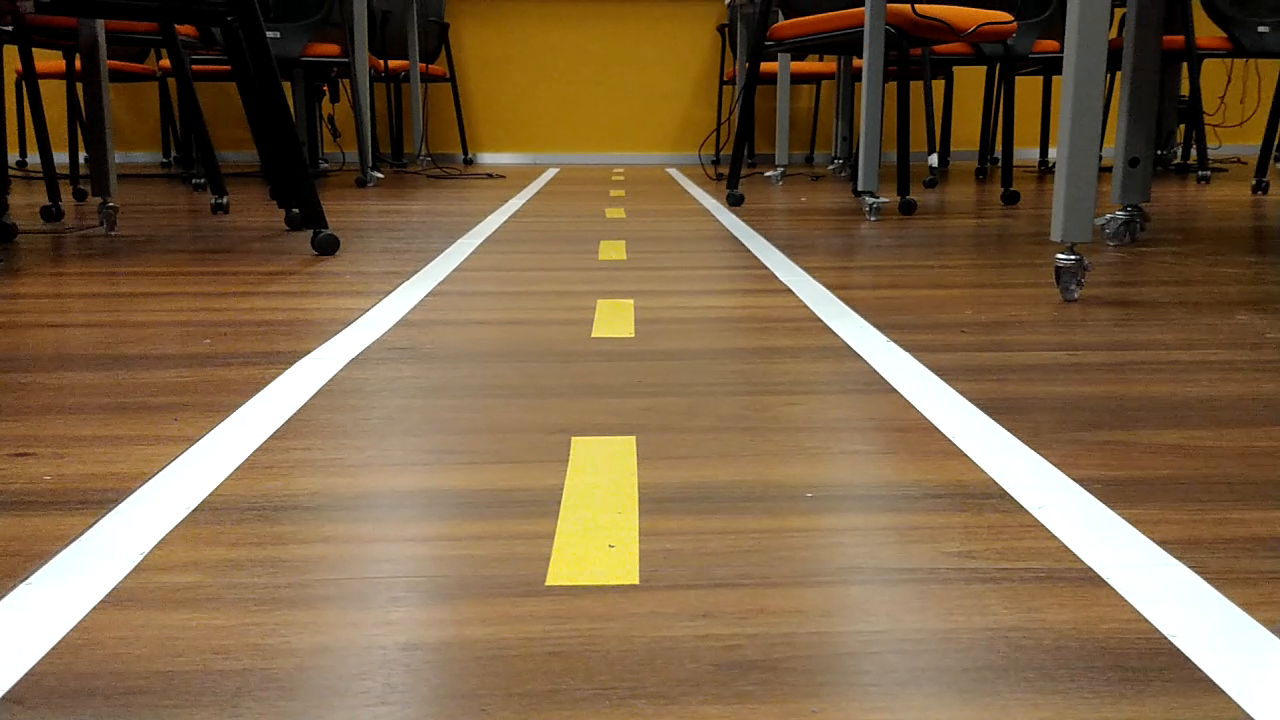
#> input picture atividade 3/teste.png, 1280 x 720 px, given in place of the camera
$ python Atividade2.py
#> lines starting #> are read from the running program, lines starting #| are printed output that depends on the picture
# -*- coding: utf-8 -*-
"""
Created on Thu Feb 20 17:05:31 2020

@author: lfcsa
"""

#!/usr/bin/python
# -*- coding: utf-8 -*-

__author__      = "Luis Filipe Carrete, Manuel Castanares, Gustavo Pierre"


import cv2
import numpy as np
from matplotlib import pyplot as plt
import time
import math

# If you want to open a video, just change v2.VideoCapture(0) from 0 to the filename, just like below
#cap = cv2.VideoCapture('hall_box_battery.mp4')

# Parameters to useq when opening the webcam.
cap = cv2.VideoCapture(0)
cap.set(cv2.CAP_PROP_FRAME_WIDTH, 640)
cap.set(cv2.CAP_PROP_FRAME_HEIGHT, 480)

lower = 0
upper = 1


print("Press q to QUIT")

# Returns an image containing the borders of the image
# sigma is how far from the median we are setting the thresholds
def auto_canny(image, sigma=0.33):
    # compute the median of the single channel pixel intensities
    v = np.median(image)

    # apply automatic Canny edge detection using the computed median
    lower = int(max(0, (1.0 - sigma) * v))
    upper = int(min(255, (1.0 + sigma) * v))

    edged = cv2.Canny(image, lower, upper)

    # return the edged image
    return edged


# Essa função vai ser usada abaixo. Ela encontra a matriz (homografia)
# que quando multiplicada pela imagem de entrada gera a imagem de

def find_homography_draw_box(kp1, kp2, img_cena):

    out = img_cena.copy()

    src_pts = np.float32([ kp1[m.queryIdx].pt for m in good ]).reshape(-1,1,2)
    dst_pts = np.float32([ kp2[m.trainIdx].pt for m in good ]).reshape(-1,1,2)


    # Tenta achar uma trasformacao composta de rotacao, translacao e escala que situe uma imagem na outra
    # Esta transformação é chamada de homografia
    # Para saber mais veja
    # https://docs.opencv.org/3.4/d9/dab/tutorial_homography.html
    M, mask = cv2.findHomography(src_pts, dst_pts, cv2.RANSAC,5.0)
    matchesMask = mask.ravel().tolist()


    h,w = img_original.shape
    # Um retângulo com as dimensões da imagem original
    pts = np.float32([ [0,0],[0,h-1],[w-1,h-1],[w-1,0] ]).reshape(-1,1,2)

    # Transforma os pontos do retângulo para onde estao na imagem destino usando a homografia encontrada
    dst = cv2.perspectiveTransform(pts,M)


    # Desenha um contorno em vermelho ao redor de onde o objeto foi encontrado
    img2b = cv2.polylines(out,[np.int32(dst)],True,(255,255,0),5, cv2.LINE_AA)

    return img2b

while(True):
    # Capture frame-by-frame
    ret, frame = cap.read()
#> frame is the input picture: shape (720, 1280, 3); mean B, G, R 70.4, 100.5, 125.3

    # Convert the frame to grayscale
    gray = cv2.cvtColor(frame, cv2.COLOR_BGR2GRAY)
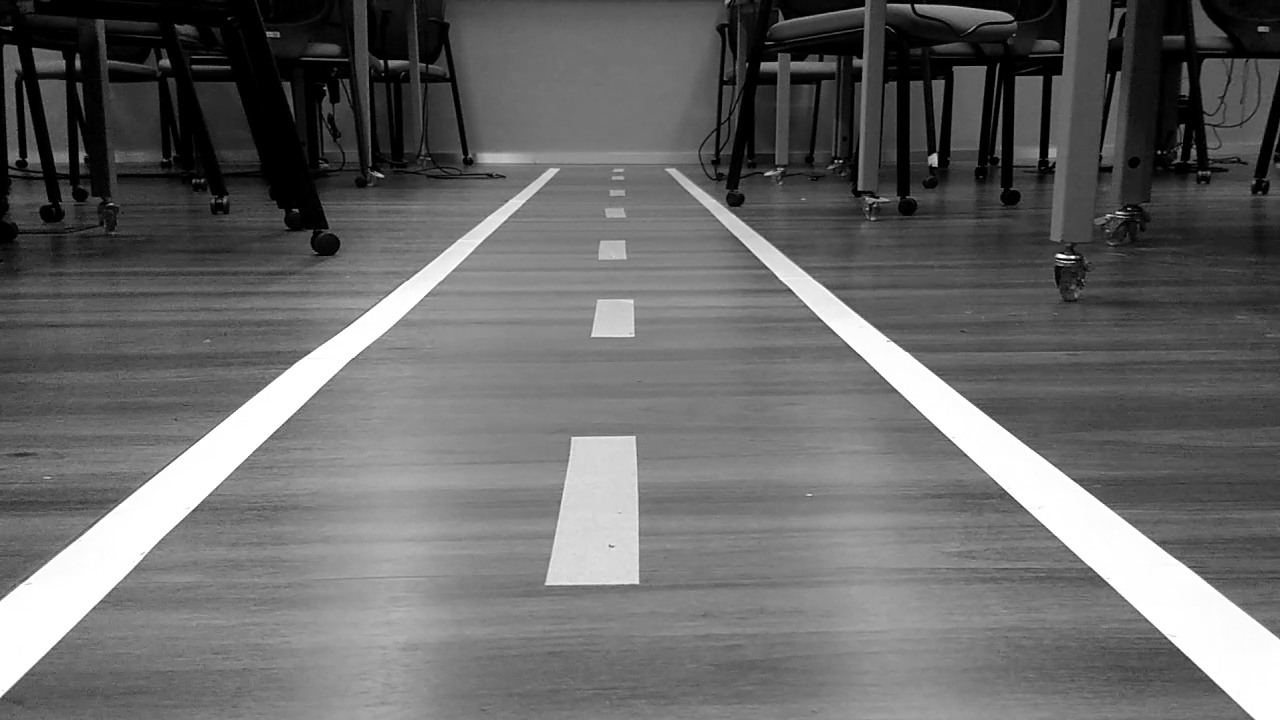
#> gray: shape (720, 1280); min 0, max 255, mean 104.5
    # A gaussian blur to get rid of the noise in the image
    blur = cv2.GaussianBlur(gray,(5,5),0)
    #blur = gray
    # Detect the edges present in the image
    bordas = auto_canny(blur)
#> in auto_canny, `v = np.median(image)`: v = 108
#> in auto_canny, `lower = int(max(0, (1.0 - sigma) * v))`: lower = 72
#> in auto_canny, `upper = int(min(255, (1.0 + sigma) * v))`: upper = 143
#> in auto_canny, `edged = cv2.Canny(image, lower, upper)`:
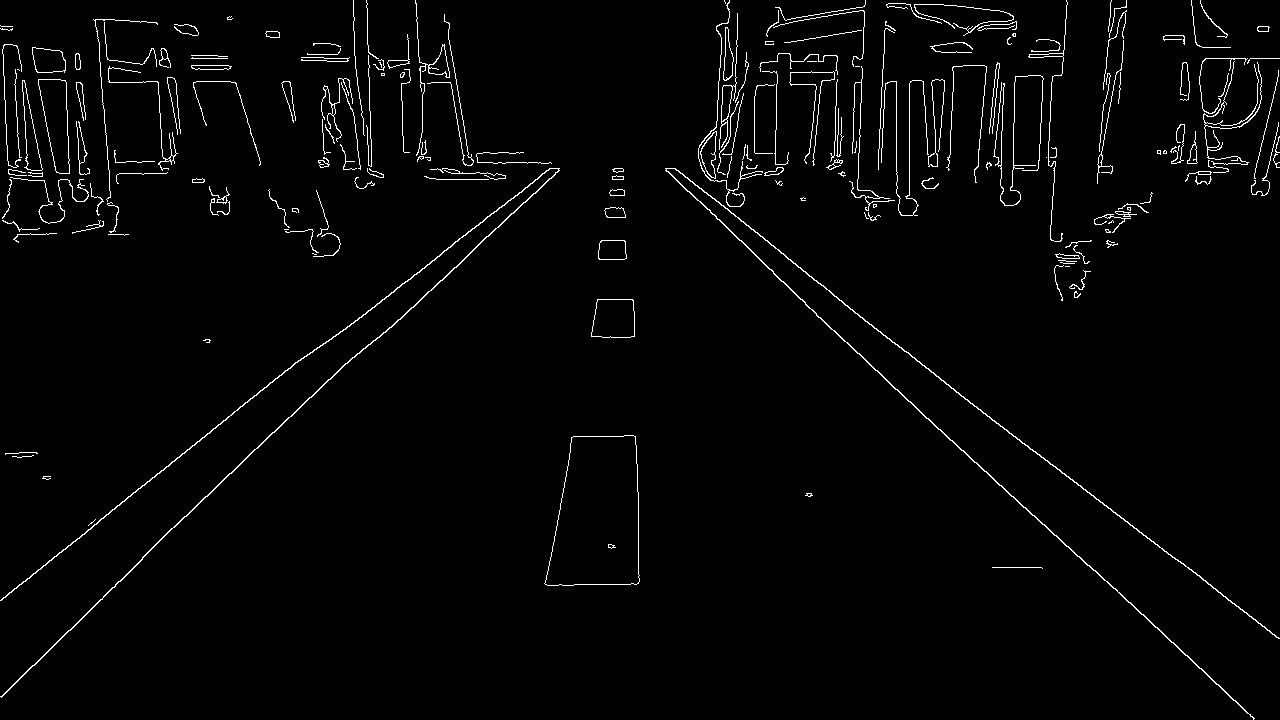
#> edged: shape (720, 1280); 2.2% white in thin lines or dots

    circles = []


    # Obtains a version of the edges image where we can draw in color
    bordas_color = cv2.cvtColor(bordas, cv2.COLOR_GRAY2BGR)
#> bordas_color: shape (720, 1280, 3); 2.2% white in thin lines or dots

    hsv = cv2.cvtColor(frame, cv2.COLOR_BGR2HSV)
#> hsv: shape (720, 1280, 3); mean H, S, V 18.9, 121.3, 125.6

    # define range of magenta and blue color in HSV
    lower_mag = np.array([324/2,100,100])
    upper_mag = np.array([364/2,255,255])

    lower_blue = np.array([80,100,100])
    upper_blue = np.array([150,255,255])


    # Threshold the HSV image to get only magenta colors
    mask_mag = cv2.inRange(hsv, lower_mag, upper_mag)
#> mask_mag: shape (720, 1280); every value is 0

    # Threshold the HSV image to get only blue colors
    mask_blue = cv2.inRange(hsv, lower_blue, upper_blue)

    #Justa os masks que mostra o circulo azul e o circulo magenta
    res1 = cv2.bitwise_or(mask_blue,mask_mag)

    res_rgb = cv2.cvtColor(res1,cv2.COLOR_GRAY2RGB)
#> res_rgb: shape (720, 1280, 3); every value is 0

    logo_bgr = cv2.imread('logo_insper.png')


    # HoughCircles - detects circles using the Hough Method. For an explanation of
    # param1 and param2 please see an explanation here http://www.pyimagesearch.com/2014/07/21/detecting-circles-images-using-opencv-hough-circles/
    circles = None
    circles=cv2.HoughCircles(bordas,cv2.HOUGH_GRADIENT,2,40,param1=50,param2=100,minRadius=5,maxRadius=60)
#> circles = [[123, 117, 56.6], [891, 143, 58.8], [767, 103, 50], [969, 109, 45.6], [1055, 93, 56.6], [329, 95, 41.2], [41, 141, 36.8], [767, 59, 45.6], [1219, 89, 39]]


    # Número mínimo de pontos correspondentes
    MIN_MATCH_COUNT = 10

    cena_bgr = frame # Imagem do cenario
    original_bgr = logo_bgr

    # Versões RGB das imagens, para plot
#> (the run stopped early here; a loop or call above may not have finished)
